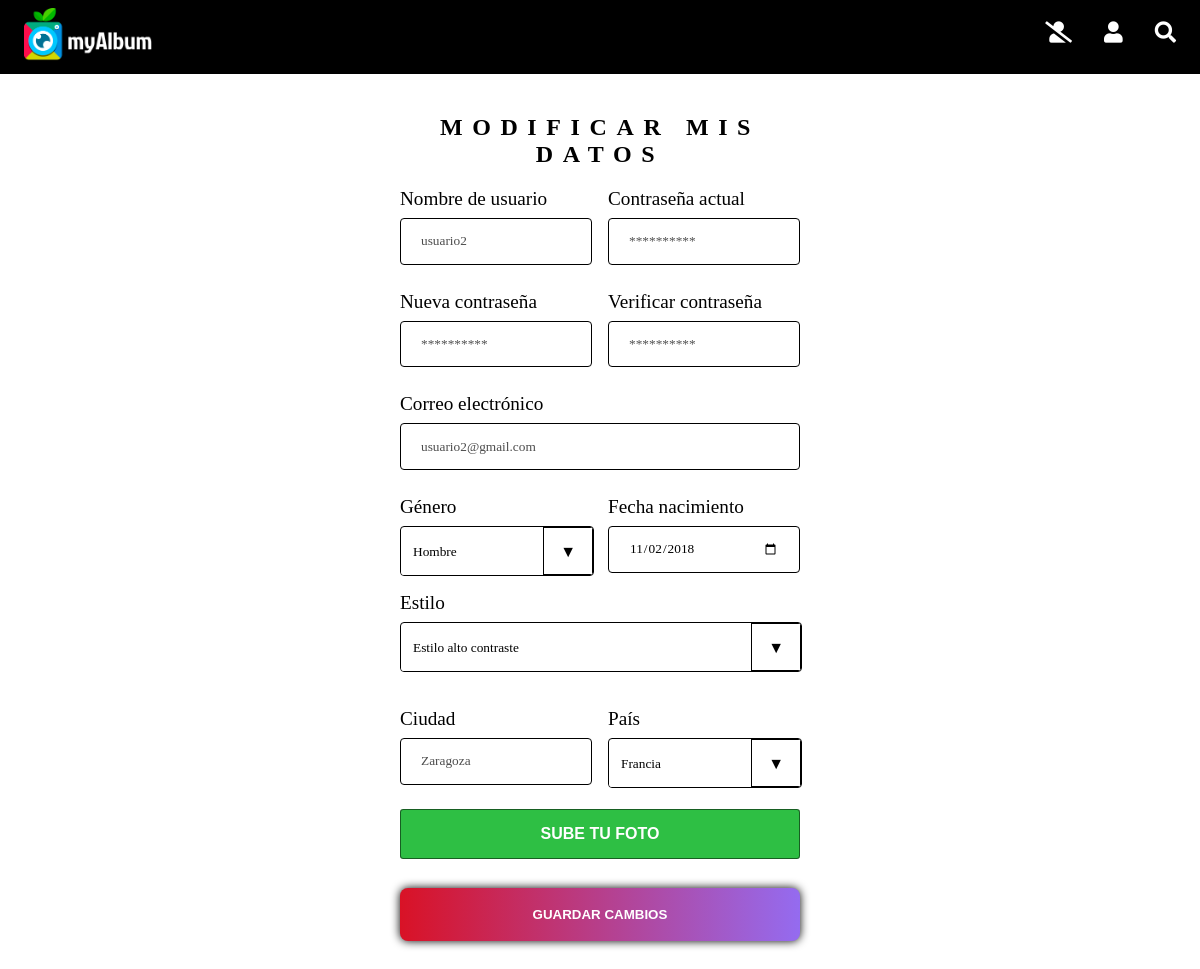
/misDatos.php (signed in), run on the app's committed database.
### tables this page shows
CREATE TABLE `usuarios` (
  `IdUsuario` int(100) NOT NULL,
  `NomUsuario` varchar(15) NOT NULL,
  `Clave` varchar(15) NOT NULL,
  `Email` varchar(100) NOT NULL,
  `Sexo` varchar(50) NOT NULL,
  `FNacimiento` date NOT NULL,
  `Ciudad` varchar(100) NOT NULL,
  `Pais` int(100) NOT NULL,
  `Foto` varchar(300) DEFAULT NULL,
  `FRegistro` time NOT NULL,
  `Estilo` int(100) NOT NULL
);

### misDatos.php (the view, shortened to what this page needs)
<!DOCTYPE html>
<html lang="es">
<head>
</head>
<body>
<?php
include('header.php');
?>
<div id="background-misDatos" class="background_parallax">
    <section class="col-4 margin_auto padding20">
        <h2 class="white text_shadow">Modificar mis datos</h2>
        <form enctype="multipart/form-data" action="resMisDatos.php" method="post">
            <div class="row">
                <div style="float:left;padding: 0 4% 0 0%;" class="col-6">
                    <label>
                        <label class="label_blanco text_shadow">Nombre de usuario</label>
                        <?php
                        require("conexionBD.php");
                        $id = mysqli_real_escape_string($conexion, $_SESSION['sesion']['IdUsuario']);
                        $sql = "SELECT * FROM USUARIOS WHERE IdUsuario='$id'";
                        $resultado = $conexion->query($sql);
                        $resultado_fetch = $resultado->fetch_assoc();
                        $nombre = $resultado_fetch['NomUsuario'];
                        $email = $resultado_fetch['Email'];
                        $sexo = $resultado_fetch['Sexo'];
                        $fecha = $resultado_fetch['FNacimiento'];
                        $estilo = $resultado_fetch['Estilo'];
                        $ciudad = $resultado_fetch['Ciudad'];
                        $pais = $resultado_fetch['Pais'];
                        echo "<input type='text' name='usuario' placeholder='$nombre' required>";
                        ?>
                </div>
                <div style="float:left;" class="col-6 top_none">
                    <br id="br_none">
                    <label>
                        <label style="float:left;" class="label_blanco text_shadow">Contraseña actual</label>
                        <input type="password" name="old_password" placeholder="**********"
                               style="width: 100%"></label>
                </div>
            </div>
            <br>
            <div class="row">
                <div style="float:left;padding: 0 4% 0 0%;" class="col-6">
                    <label>
                        <label class="label_blanco text_shadow">Nueva contraseña</label>
                        <input type="password" name="new_password" placeholder="**********"
                               style="width: 100%"></label>
                </div>
                <div style="float:left;" class="col-6 top_none">
                    <br id="br_none">
                    <label>
                        <label style="float:left;" class="label_blanco text_shadow">Verificar contraseña</label>
                        <input type="password" name="password_repeat" placeholder="**********"
                               style="width: 100%"></label>
                </div>
            </div>
            <br>
            <label class="label_blanco text_shadow" for="email">Correo electrónico</label>
            <?php
            echo "<input type='email' name='email' placeholder='$email' required>";
            ?>
            <br><br>
            <div class="row">
                <div style="float:left; padding: 0 4% 0 0%;margin-bottom: 1em" class="col-6">
                    <label class="label_blanco text_shadow">Género</label>
                    <div class="select">
                        <select name="gender">
                            <?php
                            if ($sexo == "hombre") {
                                echo "<option value='hombre' selected>Hombre</option><option value='mujer'>Mujer</option><option value='otro'>Otro</option>";
                            }
                            ?>
                        </select></div>
                </div>
                <div style="float:left;" class="col-6">
                    <label class="label_blanco text_shadow" for="FNacimiento">Fecha nacimiento</label>
                    <?php
                    echo "<input type='date' required name='fecha_nacimiento' value='$fecha'>";
                    ?>
                </div>
            </div>
            <label class="label_blanco text_shadow">Estilo</label>
            <div class="select">
                <select required name="estilos">
                    <?php
                    if ($estilo == "2") {
                        echo "<option value='2' selected>Estilo alto contraste</option>";
                    }
                    ?>
                </select>
            </div>
            <br><br>
            <div  style="margin-bottom: 1em" class="row">
                <div style="float:left; padding: 0 4% 0 0%;" class="col-6">
                    <label>
                        <label class="label_blanco text_shadow">Ciudad</label>
                        <?php
                        echo "<input required type='text' name='ciudad' placeholder='$ciudad' style='width: 100%'></label>";
                        ?>
                </div>
                <div style="float:left;" class="col-6">
                    <br id="br_none">
                    <label class="label_blanco text_shadow">País</label>
                    <div class="select">
                        <select required name="paises">
                            <?php
                            $sql = "SELECT * FROM PAISES";
                            $resultados = $conexion->query($sql);
                            while ($fila = $resultados->fetch_assoc()) {
                                $id_fila_pais = $fila['IdPais'];
                                $fila_pais = $fila['NomPais'];
                                if ($fila['IdPais'] == $pais)
                                    echo "<option value='$id_fila_pais' selected>$fila_pais</option>";
                                else {
                                    echo "<option value='$id_fila_pais'>$fila_pais</option>";
                                }
                            }
                            ?>
                        </select></div>
                </div>
            </div>
            <br id="br_none">
            <label id="add-computer-button" for="fileupload" class="upload_file_btn">Sube tu foto
            </label>
            <button type="submit" style="cursor:pointer;">Guardar cambios</button>
        </form>
    </section>
</div>
</body>
</html>

### css/style.css (style rules this page uses)
body { margin: 0; font-family: 'Montserrat', sans-serif; background-color: #0e0e0e; }
h2 { text-transform: uppercase; letter-spacing: 0.4em; text-align: center; }
button { width: 100%; height: 4em; margin: 2% 0 2% 0; padding: 1.5% 2% 1.5% 2%; text-align: center; text-transform: uppercase; background-size: 200% auto; color: white; border: none; box-shadow: 0 0 10px #000; font-weight: bold; font-family: 'Montserrat', sans-serif; border-radius: 8px; background-image: linear-gradient(to right, #d91226 0%, #936df4 51%, #fa8f20 100%); transition: all 0.9s ease-in-out; }
select { -webkit-appearance: none; -moz-appearance: none; -ms-appearance: none; appearance: none; outline: 0; box-shadow: none; border: 0 !important; background: #1e2e40; }
input[type=text], input[type=password], input[type=email], select, input[type=date], input[type=number] { width: 100%; height: 3.5em; padding: 12px 20px; margin: 8px 0; display: inline-block; border: none; color: white; border-radius: 4px; background: #1e2e40; box-shadow: 0 3px 8px rgba(14, 14, 14, 0.6); box-sizing: border-box; font-family: 'Montserrat', sans-serif; }
input::placeholder { color: white; }
select { width: 100%; height: 100%; margin: 0; padding: 0 0 0 0.9em; color: #fff; cursor: pointer; }
::placeholder { color: black; opacity: 0.7; }
.col-4 { width: 33.33%; }
.col-6 { width: 48%; }
.white { color: white; }
.text_shadow { text-shadow: 2px 2px 10px rgba(0, 0, 0, 0.54); }
.background_parallax { background-attachment: fixed; background-position: center; background-repeat: no-repeat; background-size: cover; width: 100%; }
.select { position: relative; display: block; width: 100%; margin-top: 0.5em; height: 3em; line-height: 3; box-shadow: 0 3px 8px rgba(14, 14, 14, 0.6); background: #2c3e50; overflow: hidden; border-radius: .25em; }
.select::after { content: '\25BC'; position: absolute; top: 0; right: 0; bottom: 0; padding: 0 1em; background: #34495e; pointer-events: none; }
.select::after { -webkit-transition: .25s all ease; -o-transition: .25s all ease; transition: .25s all ease; }
.margin_auto { margin: auto; }
.label_blanco { color: white; font-size: medium; font-weight: 500; }
.padding20 { padding: 20px; }
.row { display: table; width: 100%; table-layout: fixed; }
.upload_file_btn { transition: 200ms all ease; border-bottom: 3px solid rgba(0, 0, 0, .2); background: #2ebf44; text-shadow: 0 2px 0 rgba(0, 0, 0, .2); color: #fff; text-align: center; border-radius: 0.2em; display: block; content: 'Sube tu imagen'; font-size: 1em; font-family: 'Montserrat', sans-serif; font-weight: bold; text-transform: uppercase; line-height: 3em; cursor: pointer; }
#background-misDatos { background-image: url('../img/i21.jpeg'); }
@media only screen and (max-width: 1200px) { .col-4 { width: 25em; } }

### css/print.css (style rules this page uses)
body { margin: 0; font-family: Georgia, serif; background-color: white; }
h2 { font-family: Georgia, serif; text-transform: uppercase; letter-spacing: 0.4em; text-align: center; }
button { width: 100%; height: 4em; margin: 2% 0 2% 0; padding: 1.5% 2% 1.5% 2%; text-align: center; text-transform: uppercase; background-size: 200% auto; color: white; border: 0 solid black; box-shadow: 0 0 10px #000; font-weight: bold; font-family: 'Montserrat', sans-serif; border-radius: 8px; background-image: linear-gradient(to right, #d91226 0%, #936df4 51%, #fa8f20 100%); transition: all 0.9s ease-in-out; }
select { -webkit-appearance: none; -moz-appearance: none; -ms-appearance: none; appearance: none; outline: 0; box-shadow: none; border: 0 !important; background: #1e2e40; }
input[type=text], input[type=password], input[type=email], select, input[type=date], input[type=number] { width: 100%; height: 3.5em; padding: 12px 20px; margin: 8px 0; display: inline-block; color: black; border-radius: 4px; background-color: white; border: 1px solid black; box-sizing: border-box; font-family: Georgia, serif; }
input::placeholder { color: black; }
select { width: 100%; height: 100%; margin: 0; padding: 0 0 0 0.9em; color: black; cursor: pointer; }
::placeholder { color: black; opacity: 0.7; }
.white { color: black; }
.text_shadow { text-shadow: none; }
.margin_auto { margin: auto; }
.label_blanco { color: black; font-size: 1.2em; font-weight: 500; }
.padding20 { padding: 20px; }
.row { display: table; width: 100%; table-layout: fixed; }
.col-4 { width: 85%; }
#background-misDatos { background-image: none; }

### data on the page
usuarios: usuario "usuario2", email "usuario2@gmail.com", gender "Hombre", fecha_nacimiento "11/02/2018", estilos "Estilo alto contraste", ciudad "Zaragoza"

### other printed values
form field paises "Francia"
